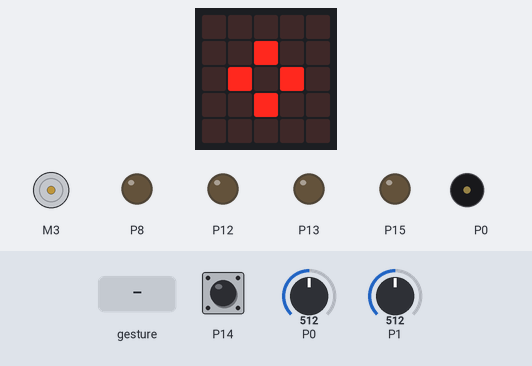
The program below on a simulated BBC micro:bit (MakeCode). On the bench: the board's 5×5 LED display, DC motor (green arrow = forward, orange = backward, longer = faster), output pins drawn as LEDs (lit = HIGH), buzzer (waves = sounding). Dashed ring = blinking. Inputs (shaded band) come from the test bench; at power-on: P0 = 512, P1 = 512, P14 LOW (analog values on the 0–1023 scale). A tilt is held for 1.5 s and a shake lasts 1 s, then the board lies face up again.

Above: at 1.3 s.
At 4.71 s:
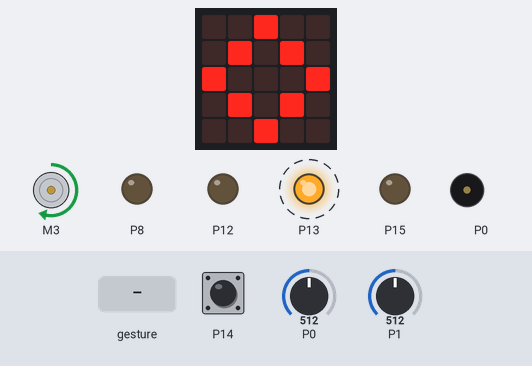
4.9 s: P0 set to 386
7.2 s: P0 set to 367
At 8.06 s:
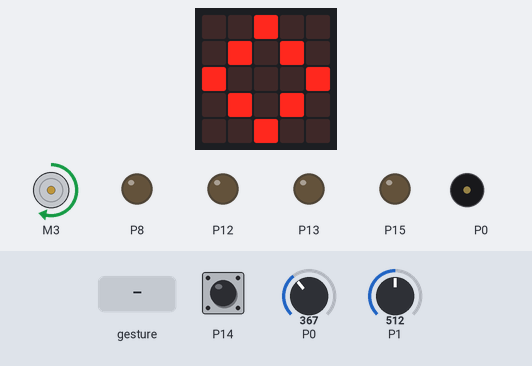
9.8 s: P1 set to 534
11.8 s: P1 set to 566
At 13.07 s:
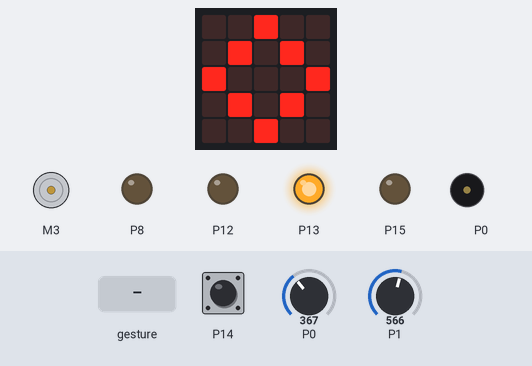
14.8 s: gesture 'shake'
At 15.64 s:
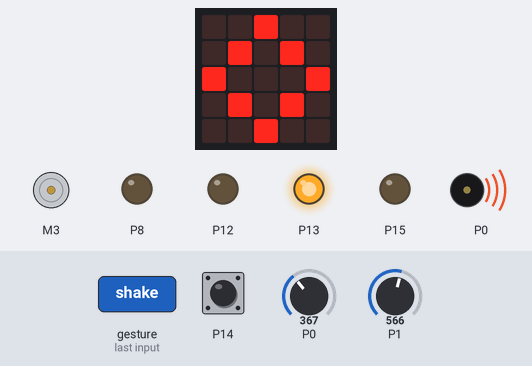
16.9 s: P14 pulled HIGH for 0.15 s
At 17.51 s:
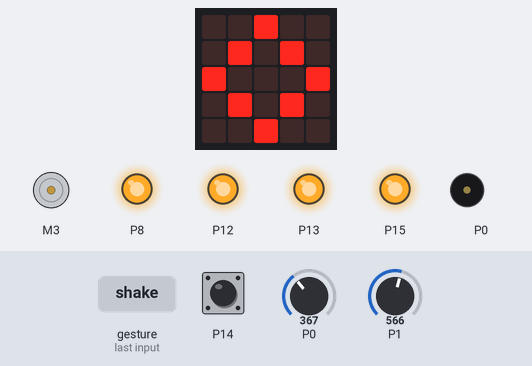
Timing chart, 0 to 18.6 s (numbered marks = the images above; inputs shaded):
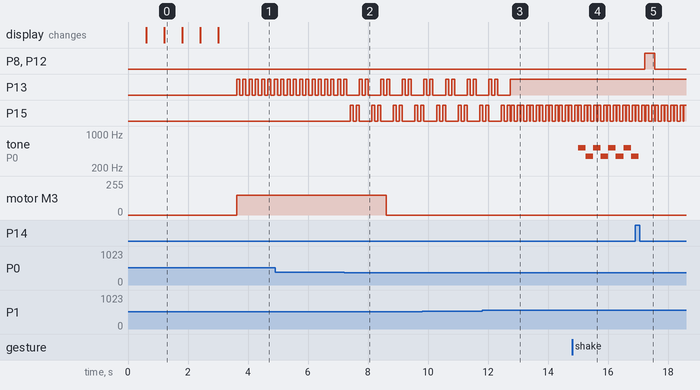

Measured:
- the behaviour switches between 380 and 379 on P0 (found by bisection; images 1 and 2)
- the behaviour switches between 549 and 550 on P1 (found by bisection; images 2 and 3)
- after the input at 7.2 s, P15: LOW → HIGH after 0.20 s, then repeats every 0.72 s: LOW 0.10 s, HIGH 0.10 s, LOW 0.42 s, HIGH 0.10 s
- after the input at 11.8 s, P13: goes on until 12.7 s, then stays HIGH
- after the input at 14.8 s, tone on P0: alternates 523 Hz for 0.25 s and 349 Hz for 0.25 s, starting after 0.20 s
- after the input at 16.9 s, P8, P12: LOW → HIGH after 0.33 s, → LOW 0.32 s later
- by itself, P13: repeats every 0.72 s: HIGH 0.10 s, LOW 0.10 s, HIGH 0.10 s, LOW 0.42 s

The program:

main.ts
```typescript
// 當太空船震動，發出警告聲
input.onGesture(Gesture.Shake, function () {
    music.play(music.stringPlayable("C5 F C5 F C5 F C5 F ", 240), music.PlaybackMode.UntilDone)
})
// 環境光偵測部分：當環境光過暗則點亮LED補光燈
function LightLevelControl () {
    // Turn on the LED
    if (lightStatus == 1) {
        pins.digitalWritePin(DigitalPin.P8, 1)
        pins.digitalWritePin(DigitalPin.P12, 1)
    }
    // Turn off the LED
    if (lightStatus == 0) {
        pins.digitalWritePin(DigitalPin.P8, 0)
        pins.digitalWritePin(DigitalPin.P12, 0)
    }
}
// 水位偵測部分：當水位過高P15的指示燈閃動，再高的話長亮
function WaterLevelControl () {
    if (waterLevel > 0 && waterLevel < 299) {
        pins.digitalWritePin(DigitalPin.P15, 1)
    } else {
        if (waterLevel >= 300 && waterLevel < 380) {
            pins.digitalWritePin(DigitalPin.P15, 1)
            basic.pause(100)
            pins.digitalWritePin(DigitalPin.P15, 0)
            basic.pause(100)
            pins.digitalWritePin(DigitalPin.P15, 1)
            basic.pause(100)
            pins.digitalWritePin(DigitalPin.P15, 0)
        } else {
            if (waterLevel >= 380) {
                pins.digitalWritePin(DigitalPin.P15, 0)
            }
        }
    }
}
// TDS偵測部分：當TDS過高P13的指示燈閃動，再高的話長亮
function TDSControl () {
    if (TDSLevel < 350) {
        pins.digitalWritePin(DigitalPin.P13, 0)
    }
    if (TDSLevel >= 350 && TDSLevel < 550) {
        pins.digitalWritePin(DigitalPin.P13, 1)
        basic.pause(100)
        pins.digitalWritePin(DigitalPin.P13, 0)
        basic.pause(100)
        pins.digitalWritePin(DigitalPin.P13, 1)
        basic.pause(100)
        pins.digitalWritePin(DigitalPin.P13, 0)
        basic.pause(100)
    }
    if (TDSLevel >= 550 && TDSLevel < 850) {
        pins.digitalWritePin(DigitalPin.P13, 1)
    }
}
let TDSLevel = 0
let waterLevel = 0
let lightStatus = 0
for (let index = 0; index < 3; index++) {
    basic.showIcon(IconNames.SmallDiamond)
    basic.showIcon(IconNames.Diamond)
}
// 每10秒向ESP32發送感應器數值
loops.everyInterval(10000, function () {
    serial.redirect(
    SerialPin.P2,
    SerialPin.USB_RX,
    BaudRate.BaudRate9600
    )
    serial.writeString("TDS:" + TDSLevel + ",WT:" + waterLevel + ",LT:" + lightStatus + "\n")
})
// 每60秒偵測TDS數值，如果低於某數值，轉動水泵添加營養液
loops.everyInterval(60000, function () {
    if (TDSLevel < 350) {
        robotbit.MotorRunDelay(robotbit.Motors.M2A, 150, 5)
    }
})
basic.forever(function () {
    WaterLevelControl()
    TDSControl()
    LightLevelControl()
    waterLevel = pins.analogReadPin(AnalogReadWritePin.P0)
    TDSLevel = pins.analogReadPin(AnalogReadWritePin.P1)
    lightStatus = pins.digitalReadPin(DigitalPin.P14)
})
```

test.ts
```typescript
// 在這裡測試；當此封包作為擴充功能時，將不會編譯此內容。
```
